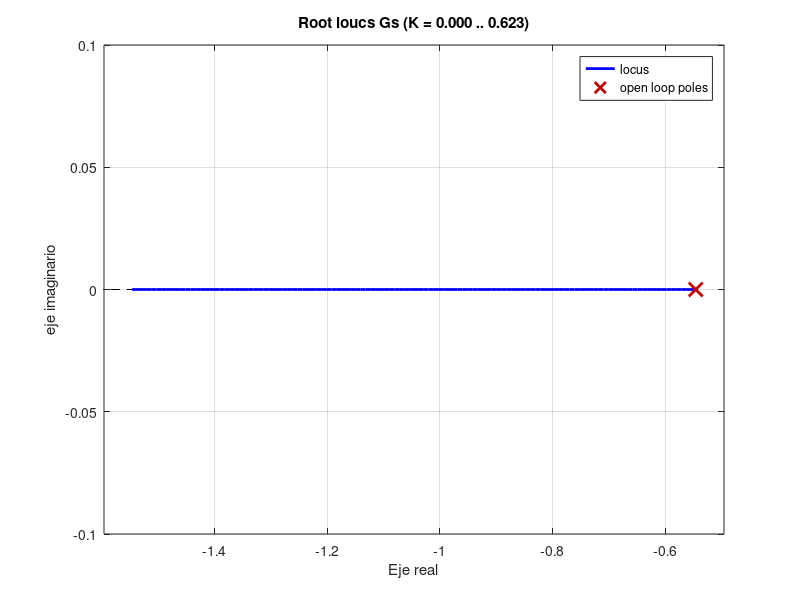

Source code (MATLAB):
clc
clear all
format short
 
%GRAFICA 
Gs=tf([1.6044],[1 0.5459])
rlocus(Gs), grid on, hold on, xlabel('Eje real'), ylabel('eje imaginario')

%SS = [1 2.6];
%ss = [1 3.6];
%s  = [1 4.6];
%a = roots(SS)

%TT = [1 2.6];
%tt = -[0 2 4];
%u = conv(SS,ss);
%U = conv(TT,tt);
%v = u - U;
%V = v/v(1);

